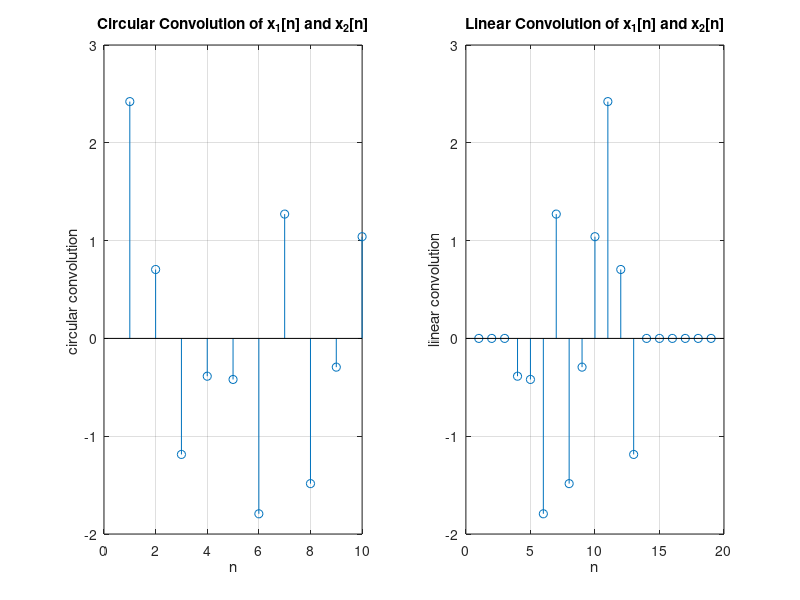

The MATLAB source for this figure:
x1 = randn(1,10); % gaussian noise
x2 = [zeros(1,3) 1 zeros(1, 6)]; % first 10 samples of the signal 𝛿[𝑛 − 3] starting from n = 0

% part-k
% Compute the convolution of the two sequences using the conv function in MATLAB.
linear = conv(x1,x2,"full");
circular = cconv(x1,x2,10);

% plot the circular and linear convolution
figure;
% plot x1 and x2
subplot(1,2,1);
stem(circular);
xlabel("n");
ylabel("circular convolution ");
title("Circular Convolution of x_1[n] and x_2[n]");
grid on;

subplot(1,2,2);
stem(linear);
xlabel("n");
ylabel("linear convolution");
title("Linear Convolution of x_1[n] and x_2[n]");
grid on;